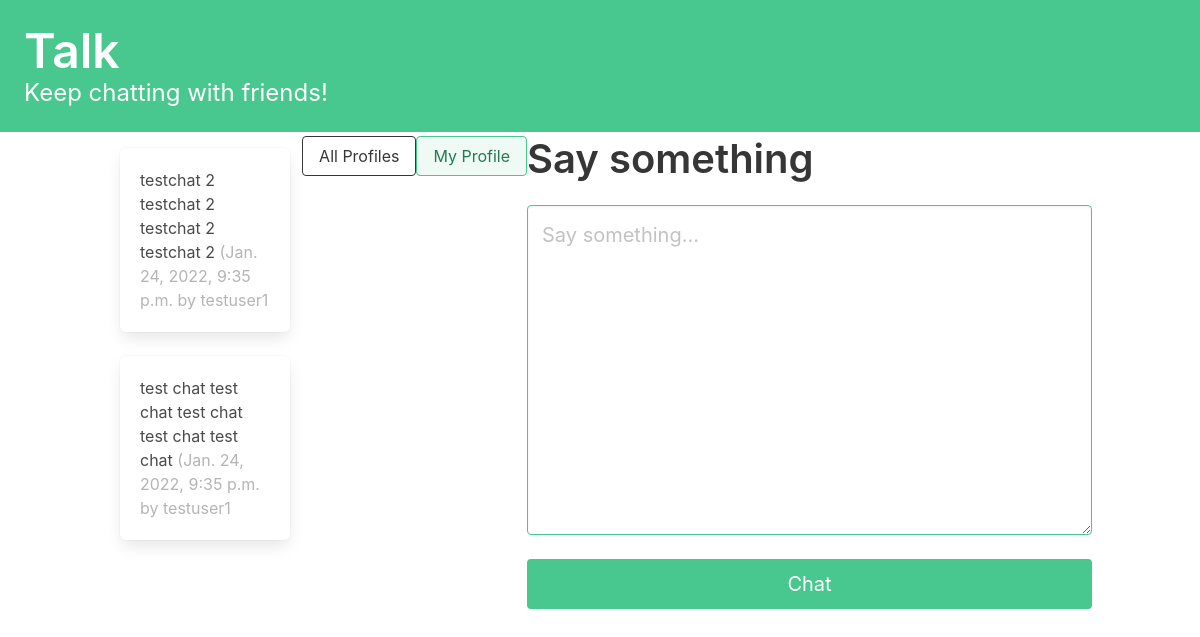
The app's page / (signed in), older data.
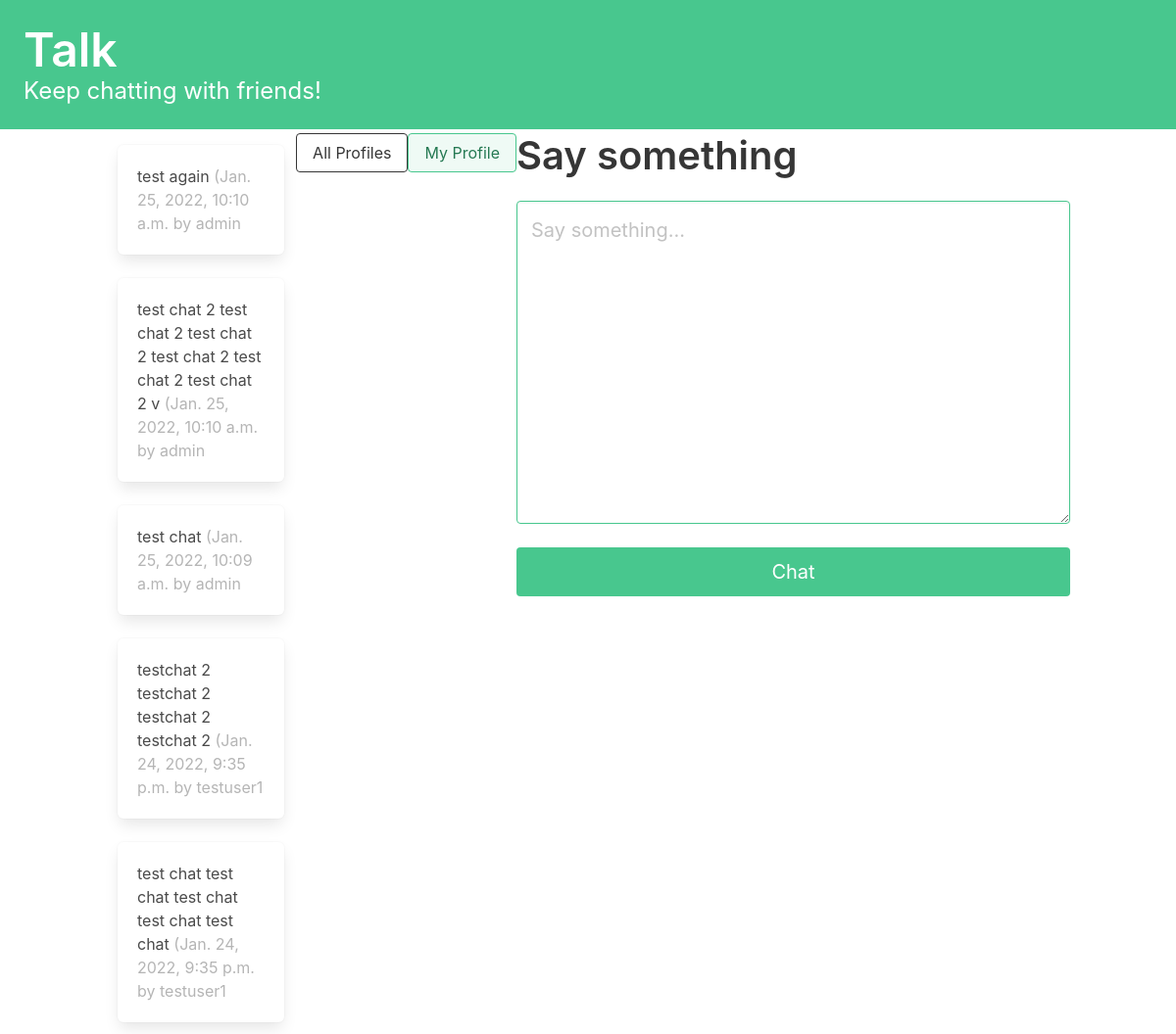
The same page, newer data.
### talk/models.py (models this page shows, shortened)
class Chat(models.Model):
    user = models.ForeignKey(
        User, related_name="chats", on_delete=models.DO_NOTHING
    )
    body = models.CharField(max_length=140)
    created_at = models.DateTimeField(auto_now_add=True)

### talk/views.py (the view)
# urls.py: path("", dashboard, name="dashboard"),
def dashboard(request):
    form = ChatForm(request.POST or None)
    if request.method == "POST":
        if form.is_valid():
            chat = form.save(commit=False)
            chat.user = request.user
            chat.save()
            return redirect("talk:dashboard")
    followed_chats = Chat.objects.filter(
        user__profile__in=request.user.profile.follows.all()
    ).order_by("-created_at")
    return render(request, "talk/dashboard.html", {"form": form, "chats": followed_chats})

### talk/forms.py
class ChatForm(forms.ModelForm):
    body = forms.CharField(
        required=True,
        widget=forms.widgets.Textarea(
            attrs={
                "placeholder": "Say something...",
                "class": "textarea is-success is-medium",
            }
        ),
        label="",
    )
    class Meta:
        model = Chat
        exclude = ("user", )

### talk/templates/talk/dashboard.html (shortened to what this page needs)
{% extends 'base.html' %}
{% block content %}
<div class="column">
    {% for chat in chats %}
    <div class="box">
        {{chat.body}}
        <span class="is-small has-text-grey-light">
            ({{ chat.created_at }} by {{ chat.user.username }}
        </span>
    </div>
{% endfor %}
</div>
<div class="block">
    <a href="{% url 'talk:profile_list' %} ">
        <button class="button is-dark is-outlined is-fullwidth">
            All Profiles
        </button>
    </a>
</div>
<div class="block">
    <a href="{% url 'talk:profile' request.user.profile.id %} ">
        <button class="button is-success is-light is-outlined is-fullwidth">
            My Profile
        </button>
    </a>
</div>
<div class="block">
    <div class="block">
        <h2 class="title is-2">Say something</p>
    </div>
    <div class="block">
        <form method="post">
            {{ form.as_p }}
            <button class="button is-success is-fullwidth is-medium mt-5"
                    type="submit">Chat
            </button>
        </form>
    </div>
</div>
{% endblock content %}

Row changes from the older to the newer data that the page shows:
added Chat: body "test again", created_at "Jan. 25, 2022, 10:10 a.m.", user.username "admin"
added Chat: body "test chat 2 test chat 2 test chat 2 test chat 2 test chat 2 test chat 2 v", created_at "Jan. 25, 2022, 10:10 a.m.", user.username "admin"
added Chat: body "test chat", created_at "Jan. 25, 2022, 10:09 a.m.", user.username "admin"
